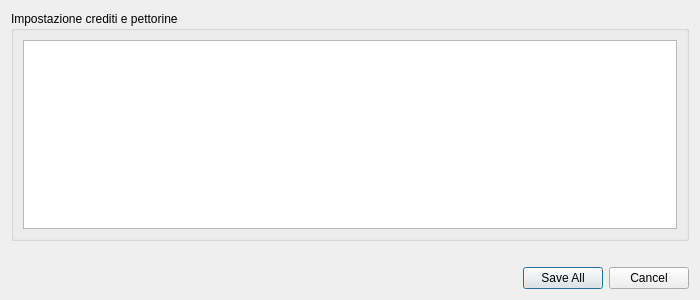
<?xml version="1.0" encoding="UTF-8"?>
<ui version="4.0">
 <class>DialogCredits</class>
 <widget class="QDialog" name="DialogCredits">
  <property name="geometry">
   <rect>
    <x>0</x>
    <y>0</y>
    <width>700</width>
    <height>300</height>
   </rect>
  </property>
  <property name="windowTitle">
   <string>Pettorine</string>
  </property>
  <layout class="QVBoxLayout" name="verticalLayout_2">
   <item>
    <widget class="QGroupBox" name="groupBox">
     <property name="title">
      <string>Impostazione crediti e pettorine</string>
     </property>
     <layout class="QVBoxLayout" name="verticalLayout">
      <item>
       <widget class="QTableView" name="tableView"/>
      </item>
     </layout>
    </widget>
   </item>
   <item>
    <widget class="QLabel" name="message">
     <property name="text">
      <string/>
     </property>
    </widget>
   </item>
   <item>
    <widget class="QDialogButtonBox" name="buttonBox">
     <property name="orientation">
      <enum>Qt::Horizontal</enum>
     </property>
     <property name="standardButtons">
      <set>QDialogButtonBox::Cancel|QDialogButtonBox::SaveAll</set>
     </property>
    </widget>
   </item>
  </layout>
 </widget>
 <resources/>
 <connections>
  <connection>
   <sender>buttonBox</sender>
   <signal>accepted()</signal>
   <receiver>DialogCredits</receiver>
   <slot>accept()</slot>
   <hints>
    <hint type="sourcelabel">
     <x>248</x>
     <y>254</y>
    </hint>
    <hint type="destinationlabel">
     <x>157</x>
     <y>274</y>
    </hint>
   </hints>
  </connection>
  <connection>
   <sender>buttonBox</sender>
   <signal>rejected()</signal>
   <receiver>DialogCredits</receiver>
   <slot>reject()</slot>
   <hints>
    <hint type="sourcelabel">
     <x>316</x>
     <y>260</y>
    </hint>
    <hint type="destinationlabel">
     <x>286</x>
     <y>274</y>
    </hint>
   </hints>
  </connection>
 </connections>
</ui>
